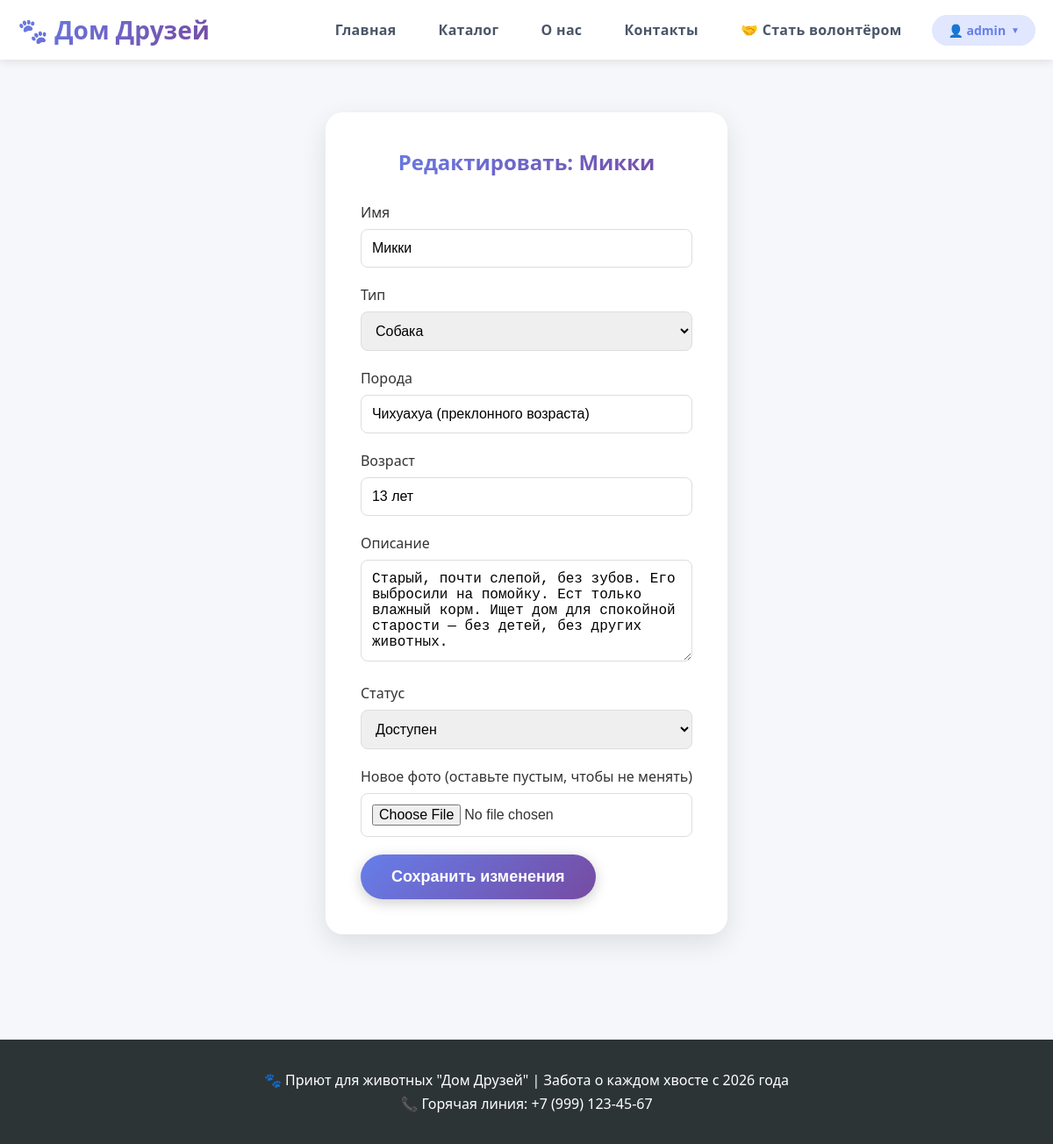
/admin/edit/27 (signed in), run on the app's committed database.
### tables this page shows
CREATE TABLE animals (
        id INTEGER PRIMARY KEY AUTOINCREMENT,
        name TEXT NOT NULL,
        type TEXT NOT NULL,
        breed TEXT,
        age TEXT,
        description TEXT,
        photo TEXT,
        status TEXT DEFAULT 'available',
        created_at TIMESTAMP DEFAULT CURRENT_TIMESTAMP
    );

### app.py (the view, shortened to what this page needs)
@app.route('/admin/edit/<int:animal_id>', methods=['GET', 'POST'])
@admin_required
def edit_animal(animal_id):
    conn = get_db_connection()
    cur = conn.cursor()
    if USE_POSTGRES:
        cur.execute("SELECT * FROM animals WHERE id = %s", (animal_id,))
    else:
        cur.execute("SELECT * FROM animals WHERE id = ?", (animal_id,))
    animal = cur.fetchone()
    cur.close()
    conn.close()
    return render_template('edit_animal.html', animal=animal)

### app.py (called while the page is built)
def get_db_connection():
    if USE_POSTGRES:
        conn = psycopg2.connect(DATABASE_URL, cursor_factory=RealDictCursor)
        return conn
    else:
        conn = sqlite3.connect('shelter.db')
        conn.row_factory = sqlite3.Row
        return conn

def admin_required(f):
    @wraps(f)
    def decorated_function(*args, **kwargs):
        if 'user_id' not in session or session.get('role') != 'admin':
            flash('Доступ запрещён', 'danger')
            return redirect(url_for('index'))
        return f(*args, **kwargs)
    return decorated_function

### templates/edit_animal.html (shortened to what this page needs)
{% extends "base.html" %}
{% block content %}
<section class="admin-form">
    <div class="container">
        <div class="form-container">
            <h2> Редактировать: {{ animal[1] }}</h2>
            <form method="POST" enctype="multipart/form-data">
                <div class="form-group">
                    <label>Имя</label>
                    <input type="text" name="name" value="{{ animal[1] }}" required>
                </div>
                <div class="form-group">
                    <label>Тип</label>
                    <select name="type">
                        <option {% if animal[2]=='Собака' %}selected{% endif %}>Собака</option>
                    </select>
                </div>
                <div class="form-group">
                    <label>Порода</label>
                    <input type="text" name="breed" value="{{ animal[3] }}">
                </div>
                <div class="form-group">
                    <label>Возраст</label>
                    <input type="text" name="age" value="{{ animal[4] }}">
                </div>
                <div class="form-group">
                    <label>Описание</label>
                    <textarea name="description" rows="5">{{ animal[5] }}</textarea>
                </div>
                <div class="form-group">
                    <label>Статус</label>
                    <select name="status">
                        <option value="available" {% if animal[7]=='available' %}selected{% endif %}>Доступен</option>
                    </select>
                </div>
                <div class="form-group">
                    <label>Новое фото (оставьте пустым, чтобы не менять)</label>
                    <input type="file" name="photo" accept="image/*">
                </div>
                <button type="submit" class="btn-primary">Сохранить изменения</button>
            </form>
        </div>
    </div>
</section>
{% endblock %}

### static/css/style.css (style rules this page uses)
* { margin: 0; padding: 0; box-sizing: border-box; }
body { font-family: 'Segoe UI', Tahoma, Geneva, Verdana, sans-serif; background: #f5f7fa; min-height: 100vh; color: #333; }
.container { max-width: 1200px; margin: 0 auto; padding: 0 20px; }
.auth-form, .admin-form { padding: 60px 0; min-height: 70vh; display: flex; align-items: center; }
.form-container { max-width: 500px; margin: 0 auto; background: white; padding: 40px; border-radius: 20px; box-shadow: 0 10px 30px rgba(0,0,0,0.1); }
.form-container h2 { text-align: center; margin-bottom: 30px; background: linear-gradient(135deg, #667eea 0%, #764ba2 100%); -webkit-background-clip: text; -webkit-text-fill-color: transparent; background-clip: text; }
.form-group { margin-bottom: 20px; }
.form-group label { display: block; margin-bottom: 8px; font-weight: 500; color: #333; }
.form-group input, .form-group select, .form-group textarea { width: 100%; padding: 12px; border: 1px solid #ddd; border-radius: 8px; font-size: 16px; transition: 0.3s; }
.btn-primary { display: inline-block; background: linear-gradient(135deg, #667eea 0%, #764ba2 100%); color: white; padding: 15px 35px; border-radius: 50px; text-decoration: none; font-weight: bold; font-size: 18px; transition: 0.3s; border: none; cursor: pointer; box-shadow: 0 4px 15px rgba(0,0,0,0.2); }

### data on the page
animals: name "Микки", type "Собака", breed "Чихуахуа (преклонного возраста)", age "13 лет", description "Старый, почти слепой, без зубов. Его выбросили на помойку. Ест только влажный корм. Ищет дом для спокойной старости — без детей, без других животных.", status "Доступен"

### other printed values
{{ session.username }} "admin"
